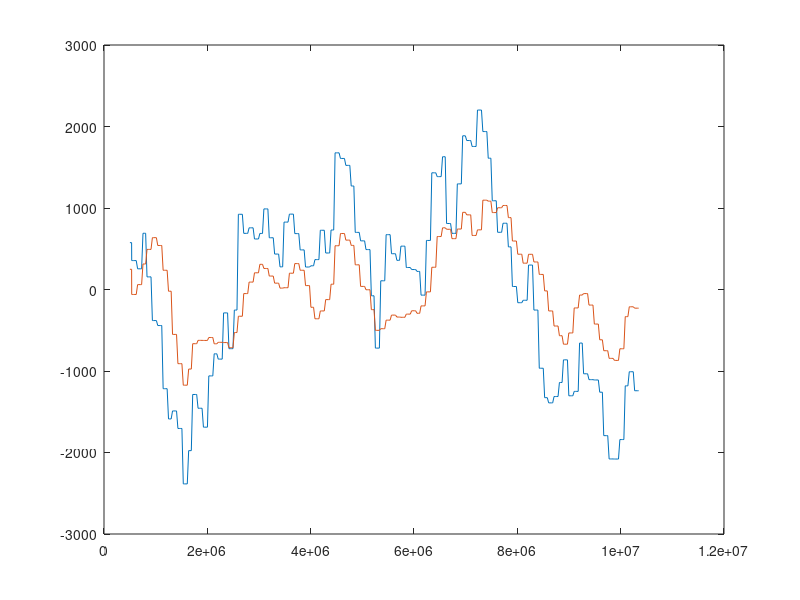

Recreate this plot in MATLAB. (Note: this script raises an error after producing the figure.)
%% offset
file = load("empty.mat");
data = file.data;
time = file.timestamp;
acc = data(:, 1:3);
force = data(:, 4:5);
offset_force = mean(force);
plot(time, force-offset_force)
%%
types = ["relax","flex"];
conf=["1", "2", "3"];
angles=[0,85,110]+90;

acceleration = [];
zci = @(v) find(v(:).*circshift(v(:), [-1 0]) <= 0);  

% w=2*pi/per;
% C=m*r*w^2
% C/Acos(phi) = D;
% C/Asin(phi) = (Iw - K/w);

for i = 1:length(conf)
    for j = 1:length(types)
        filename = "pos" + conf(i)+"_"+types(j);
        file = load(filename);
        data = [file.timestamp file.data ];
        data = sortrows(data);
        time = double(data(:,1))/1000000;
        acc = double(data(:, 2:4));
        force = data(:, 5:6)-int64(offset_force);

        
        
        x = time(1):1/1000:time(end);
        per=0;
        acceleration = [];
        alpha=(angles(i)-40)*pi/180;
        for k = 1:2
            y = interp1(time,acc(:,k),x);
    
            ym = mean(y);                    
            yz = y-mean(y);
            zx = x(zci(yz));     % Find zero-crossing
            if per==0
            per = 2*mean(diff(zx));                     % Estimate period
            end
           
            peak=zci(yz)+floor(per*1000/4);
            A=mean(abs(yz(peak(1:end-10))));                         
            
            shift = 0;
            yp = A*sin(2*pi/per*(x))+ym;
            min_sum=sum(abs(yp-y));
            for s = 0:0.001:per
                yp = A*sin(2*pi/per*(x+s))+ym;
                su=sum(abs(yp-y));
                if su < min_sum
                    min_sum = su;
                    shift=s;
                end
            end
            yp = A*sin(2*pi/per*(x+shift))+ym;


            if(length(acceleration)==0)
                acceleration=yp;
            else
                acceleration=[acceleration; yp];
            end
        end
        x=acceleration(1,:).*cos(alpha)+ acceleration(2,:).*sin(alpha)+500*cos(pi*angles(i)/180);
        y=-acceleration(2,:).*cos(alpha)+ acceleration(1,:).*sin(alpha)+500*sin(pi*angles(i)/180);
        %figure(1)
        co="b"
        if j==2
            co="r"
        end
        figure(1)
        plot(x, y, co)
        hold on;

        figure(2)
        subplot(3,1,i)
        me = mean(force,2)
        plot(time(10:end),me(10:end), co)
        title("Force arm angle: " + angles(i) + "deg")
        legend("Relaxing", "Flexing")
        hold on
        
    end
end

figure(1)
for i = 1:length(conf)
    plot([0 500*cos(pi*angles(i)/180)], [0 500*sin(pi*angles(i)/180)], "-o")
end
figure(1)
plot([0 0], [-500 0], "-oblack")
title("Acceleration for 3 arm configurations")
legend("Relaxing", "Flexing")


m=700
figure(1)
axis([-m m -m m], "equal")
hold off;                 % Returns Zero-Crossing Indices Of Argument Vector

